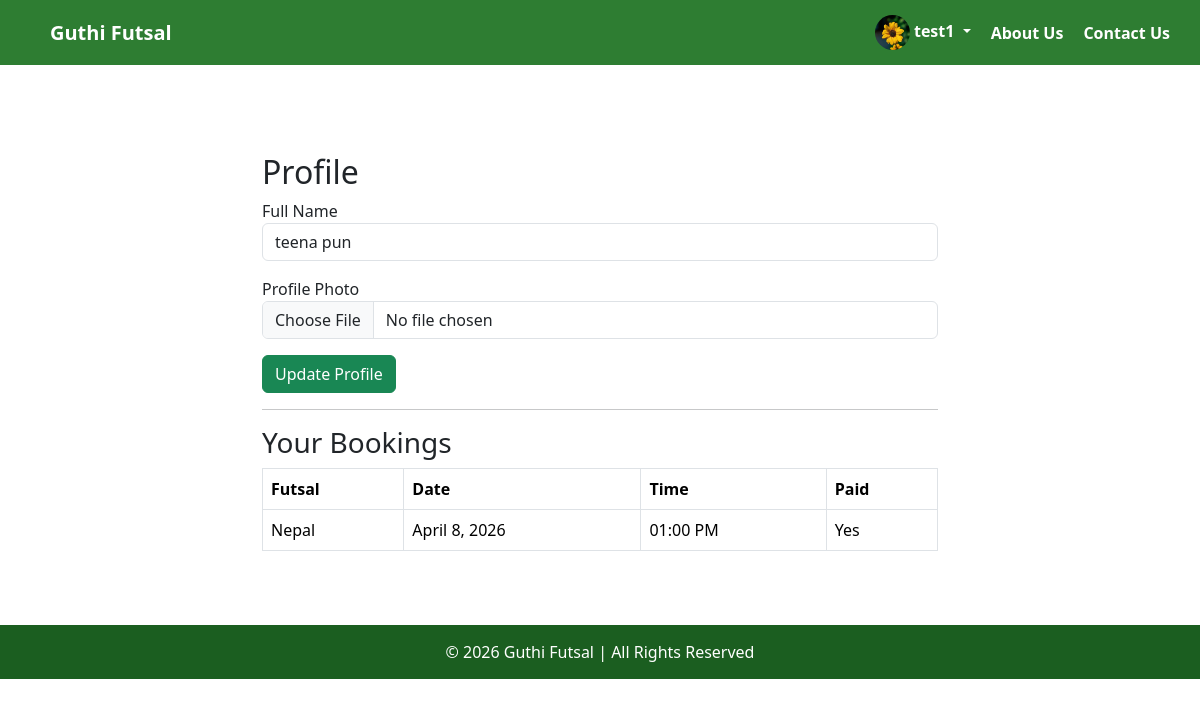
/profile/ (signed in), run on an earlier commit of the app's database.
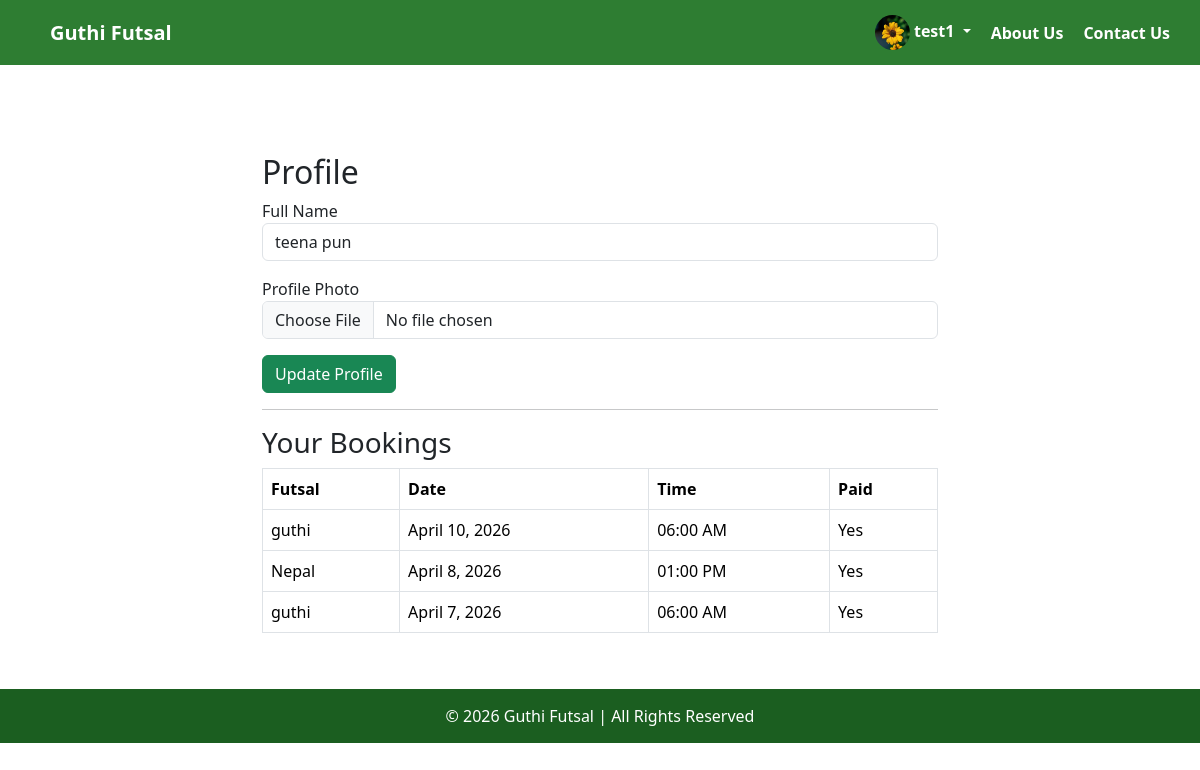
And on a later commit of the database.
### guthi/models.py (models this page shows, shortened)
class Booking(models.Model):
    futsal = models.ForeignKey(futsal, on_delete=models.CASCADE)
    user = models.ForeignKey(User, on_delete=models.CASCADE, null=True, blank=True)
    date = models.DateField()
    time = models.TimeField()
    is_paid = models.BooleanField(default=False)
    transaction_id = models.CharField(max_length=100, blank=True, null=True)
    email_sent = models.BooleanField(default=False)
    created_at = models.DateTimeField(auto_now_add=True)
    class Meta:
        unique_together = ('futsal', 'date', 'time')

class futsal(models.Model):
    name = models.CharField(max_length=100)
    location = models.CharField(max_length=200)
    description = models.TextField(blank=True)
    image = models.ImageField(upload_to='futsal_images/')
    created_at = models.DateTimeField(auto_now_add=True)
    price_per_hour = models.IntegerField(default=1000)
    peak_start = models.TimeField(null=True, blank=True)
    peak_end = models.TimeField(null=True, blank=True)
    peak_price = models.IntegerField(default=1500)
    weekend_price = models.IntegerField(default=1200)

### guthi/views.py (the view, shortened to what this page needs)
# urls.py: path('profile/', views.profile_view, name='profile'),
@login_required
def profile_view(request):
    profile, created = Profile.objects.get_or_create(user=request.user)
    bookings = Booking.objects.filter(user=request.user).order_by('-date', '-time')
    return render(request, 'profile.html', {'profile': profile, 'bookings': bookings})

### guthi/context_processors.py (called while the page is built)
def profile_processor(request):
    if request.user.is_authenticated:
        profile, created = Profile.objects.get_or_create(user=request.user)
        return {'profile': profile}
    return {}

### guthi/Templates/profile.html (shortened to what this page needs)
{% extends 'base.html' %}
{% block content %}
<div class="container mt-5" style="max-width:700px;">
    <h2>Profile</h2>
    <form method="POST" enctype="multipart/form-data">
        <div class="mb-3">
            <label>Full Name</label>
            <input type="text" name="full_name" class="form-control" value="{{ profile.full_name }}">
        </div>
        <div class="mb-3">
            <label>Profile Photo</label>
            <input type="file" name="photo" class="form-control">
        </div>
        <button type="submit" class="btn btn-success">Update Profile</button>
    </form>
    <hr>
    <h3>Your Bookings</h3>
    <table class="table table-bordered">
        <thead>
            <tr>
                <th>Futsal</th>
                <th>Date</th>
                <th>Time</th>
                <th>Paid</th>
            </tr>
        </thead>
        <tbody>
            {% for booking in bookings %}
            <tr>
                <td>{{ booking.futsal.name }}</td>
                <td>{{ booking.date }}</td>
                <td>{{ booking.time|time:"h:i A" }}</td>
                <td>{{ booking.is_paid|yesno:"Yes,No" }}</td>
            </tr>
            {% empty %}
            <tr>
                <td colspan="4" class="text-center">No bookings yet</td>
            </tr>
            {% endfor %}
        </tbody>
    </table>
</div>
{% endblock %}

What changed in the data, as far as the page shows it:
added Booking: futsal.name "guthi", date "April 10, 2026", time "06:00 AM", is_paid "Yes"
added Booking: futsal.name "guthi", date "April 7, 2026", time "06:00 AM", is_paid "Yes"
